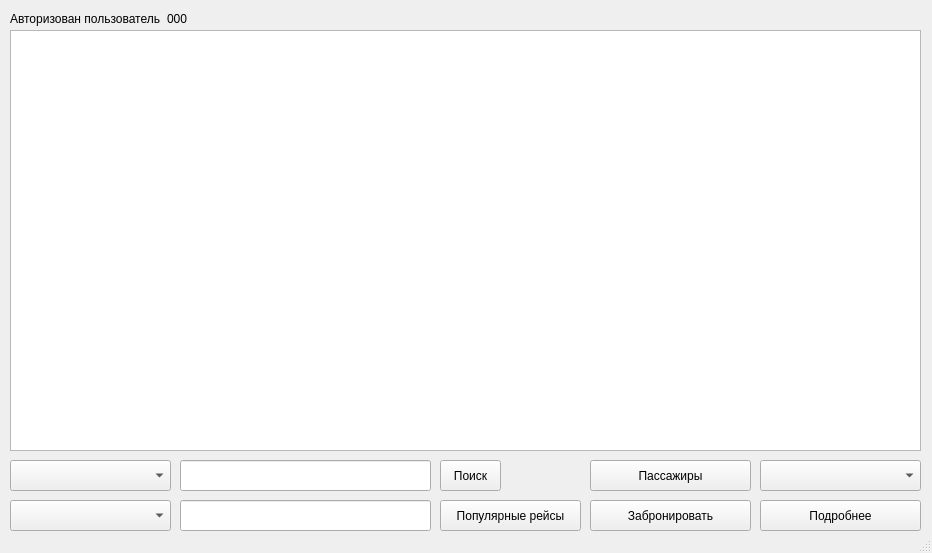
<?xml version="1.0" encoding="UTF-8"?>
<ui version="4.0">
 <class>MainWindow</class>
 <widget class="QMainWindow" name="MainWindow">
  <property name="geometry">
   <rect>
    <x>0</x>
    <y>0</y>
    <width>932</width>
    <height>553</height>
   </rect>
  </property>
  <property name="minimumSize">
   <size>
    <width>932</width>
    <height>553</height>
   </size>
  </property>
  <property name="maximumSize">
   <size>
    <width>1100</width>
    <height>600</height>
   </size>
  </property>
  <property name="windowTitle">
   <string>MainWindow</string>
  </property>
  <widget class="QWidget" name="centralwidget">
   <widget class="QTableWidget" name="tableWidget">
    <property name="geometry">
     <rect>
      <x>10</x>
      <y>30</y>
      <width>911</width>
      <height>421</height>
     </rect>
    </property>
    <property name="minimumSize">
     <size>
      <width>611</width>
      <height>421</height>
     </size>
    </property>
    <property name="mouseTracking">
     <bool>true</bool>
    </property>
    <property name="tabletTracking">
     <bool>true</bool>
    </property>
    <property name="acceptDrops">
     <bool>true</bool>
    </property>
    <property name="sortingEnabled">
     <bool>true</bool>
    </property>
   </widget>
   <widget class="QPushButton" name="pushButton">
    <property name="geometry">
     <rect>
      <x>760</x>
      <y>500</y>
      <width>161</width>
      <height>31</height>
     </rect>
    </property>
    <property name="minimumSize">
     <size>
      <width>161</width>
      <height>31</height>
     </size>
    </property>
    <property name="maximumSize">
     <size>
      <width>161</width>
      <height>31</height>
     </size>
    </property>
    <property name="text">
     <string>Подробнее</string>
    </property>
   </widget>
   <widget class="QWidget" name="layoutWidget">
    <property name="geometry">
     <rect>
      <x>10</x>
      <y>10</y>
      <width>206</width>
      <height>18</height>
     </rect>
    </property>
    <layout class="QHBoxLayout" name="horizontalLayout">
     <item>
      <widget class="QLabel" name="label">
       <property name="minimumSize">
        <size>
         <width>151</width>
         <height>16</height>
        </size>
       </property>
       <property name="text">
        <string>Авторизован пользователь</string>
       </property>
      </widget>
     </item>
     <item>
      <widget class="QLabel" name="label_2">
       <property name="minimumSize">
        <size>
         <width>47</width>
         <height>13</height>
        </size>
       </property>
       <property name="text">
        <string>000</string>
       </property>
      </widget>
     </item>
    </layout>
   </widget>
   <widget class="QPushButton" name="pushButton_2">
    <property name="geometry">
     <rect>
      <x>590</x>
      <y>460</y>
      <width>161</width>
      <height>31</height>
     </rect>
    </property>
    <property name="minimumSize">
     <size>
      <width>161</width>
      <height>31</height>
     </size>
    </property>
    <property name="maximumSize">
     <size>
      <width>161</width>
      <height>31</height>
     </size>
    </property>
    <property name="text">
     <string>Пассажиры</string>
    </property>
   </widget>
   <widget class="QPushButton" name="pushButton_3">
    <property name="geometry">
     <rect>
      <x>590</x>
      <y>500</y>
      <width>161</width>
      <height>31</height>
     </rect>
    </property>
    <property name="minimumSize">
     <size>
      <width>161</width>
      <height>31</height>
     </size>
    </property>
    <property name="maximumSize">
     <size>
      <width>161</width>
      <height>31</height>
     </size>
    </property>
    <property name="text">
     <string>Забронировать</string>
    </property>
   </widget>
   <widget class="QComboBox" name="comboBox">
    <property name="geometry">
     <rect>
      <x>10</x>
      <y>460</y>
      <width>161</width>
      <height>31</height>
     </rect>
    </property>
   </widget>
   <widget class="QLineEdit" name="lineEdit">
    <property name="geometry">
     <rect>
      <x>180</x>
      <y>460</y>
      <width>251</width>
      <height>31</height>
     </rect>
    </property>
   </widget>
   <widget class="QPushButton" name="pushButton_4">
    <property name="geometry">
     <rect>
      <x>440</x>
      <y>460</y>
      <width>61</width>
      <height>31</height>
     </rect>
    </property>
    <property name="minimumSize">
     <size>
      <width>61</width>
      <height>31</height>
     </size>
    </property>
    <property name="maximumSize">
     <size>
      <width>161</width>
      <height>31</height>
     </size>
    </property>
    <property name="text">
     <string>Поиск</string>
    </property>
   </widget>
   <widget class="QLineEdit" name="lineEdit_2">
    <property name="geometry">
     <rect>
      <x>180</x>
      <y>500</y>
      <width>251</width>
      <height>31</height>
     </rect>
    </property>
   </widget>
   <widget class="QComboBox" name="comboBox_2">
    <property name="geometry">
     <rect>
      <x>10</x>
      <y>500</y>
      <width>161</width>
      <height>31</height>
     </rect>
    </property>
   </widget>
   <widget class="QComboBox" name="comboBox_3">
    <property name="geometry">
     <rect>
      <x>760</x>
      <y>460</y>
      <width>161</width>
      <height>31</height>
     </rect>
    </property>
   </widget>
   <widget class="QPushButton" name="pushButton_5">
    <property name="geometry">
     <rect>
      <x>440</x>
      <y>500</y>
      <width>141</width>
      <height>31</height>
     </rect>
    </property>
    <property name="text">
     <string>Популярные рейсы</string>
    </property>
   </widget>
  </widget>
  <widget class="QStatusBar" name="statusbar"/>
 </widget>
 <resources/>
 <connections/>
</ui>
